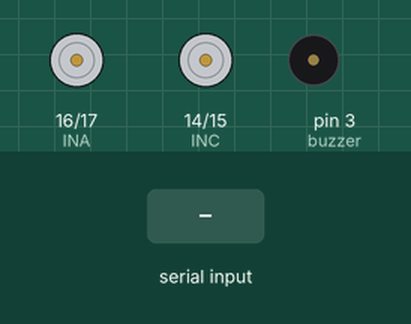
A program run on a simulated SparkFun Pro Micro, built with avr-gcc and run on an emulated ATmega32U4. Shown: motor-driver pin pairs drawn as motors (green arrow = first pin HIGH = forward, orange = second pin HIGH = backward, longer = more drive, scaled by the enable pin), buzzer (waves = sounding, pin HIGH). Inputs (shaded band) come from the test bench.

Above: at 1.2 s.
1.3 s: "1" received over Serial
At 2.5 s:
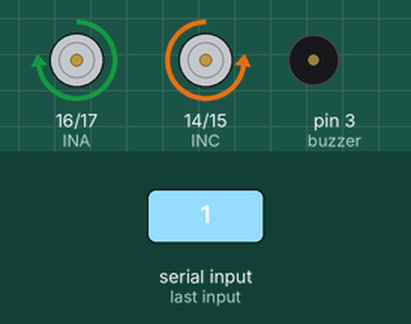
2.8 s: "2" received over Serial
At 3.6 s:
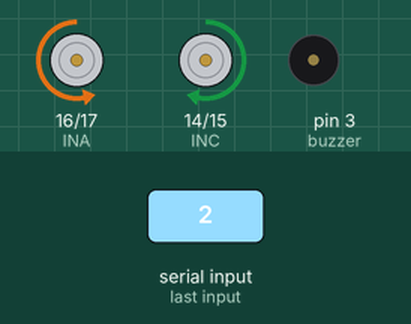
4.3 s: "3" received over Serial
At 4.8 s:
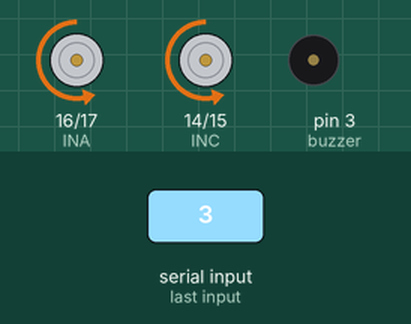
5.8 s: "4" received over Serial
At 7.1 s:
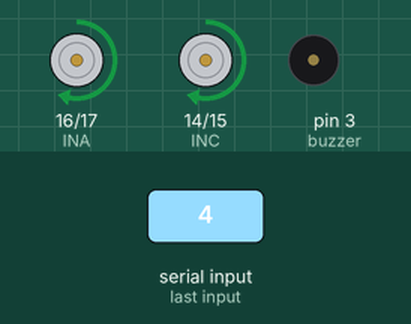
Timing chart, 0 to 8.3 s (numbered marks = the images above; inputs shaded):
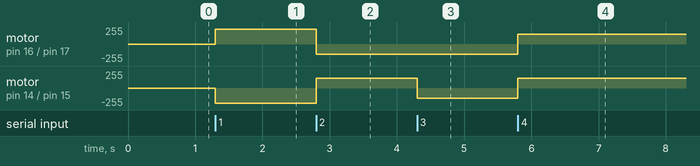

The program:

main.cpp
```cpp
// BluRover
// Version 1.0
// Author: Azmyin Md. Kamal
// Date: 02/08/2018
// Sketch automatically detects which com port to use
//
// This sketch will not be used as the sparkfun board is causing a lot of problems with various hardwares used

// Summary
// Board: Sparkfun Pro Micro 5V/16Mhz clone
// Equipment PARALLEX 4pin Sonar, HC05 bluetooth module, 5V active buzzer
// This HC05 is configured as
// Role - Slave, Baud Rate - 38400, Connection - Any master
// Passkey - 1234
// Bluetooth name: ROVER

// Connection Scheme
// Right motor (Bank B), OUTC, OUTD, INC-A0, IND-A1, ENB- ~9
// Left motor (Bank A), OUTA, OUTB, INA-A2, INB-A3, ENA- ~10
// Sonar Vcc-5v, GND-GND, Trigger-11, Echo-12, Library - NewPing
// Buzzer Vcc- ~3, GND-GND, Signal- Not required, doesnt work
// HC05 Module: RX-1, TX-0, GND-GND, Vcc-5V, En-5V

// Notes
// The sonar works best for flat surface.


#include <Arduino.h>

#define buzzer 3
#define INC 14
#define IND 15
#define ENB 9
#define INA 16
#define INB 17
#define ENA 10

int global_speed = 150; // Control PWM to motors
int forward_speed = 225; // Just a different speed for going forward fast
int state = 0; // Record value from remote

void pin_set(); // sets all required pins to their right states
void forward(); // All wheel C.W
void reverse(); // All wheel C.C.W
void turn_right(); // Right-C.w, Left-C.C.W
void turn_left(); // Right-C.C.w, Left-C.W
void stop(); // All wheel stop

void setup() {
Serial.begin(38400); // Must match configuration of slave HC05
pin_set();
}

void loop() {
  if(Serial.available() > 0){ // Checks whether data is comming from the serial port
      state = Serial.read(); // Reads the data from the serial port
   }
   if (state == '1')
    {
      forward();
    }
    else if (state == '2')
    {
      reverse();
    }
    else if (state == '3')
    {
      turn_right();
    }
    else if (state == '4')
    {
      turn_left();
    }
      else // Adding condition here throws error
      {
        stop();
      }
}// End of void loop()

void forward(){
  digitalWrite(INC, LOW); digitalWrite(IND, HIGH); analogWrite(ENB,forward_speed);
  digitalWrite(INA, HIGH); digitalWrite(INB, LOW); analogWrite(ENA,forward_speed);
}
void reverse(){
  digitalWrite(INC, HIGH); digitalWrite(IND, LOW); analogWrite(ENB,global_speed);
  digitalWrite(INA, LOW); digitalWrite(INB, HIGH); analogWrite(ENA,global_speed);
}
void turn_right() {
  digitalWrite(INC, LOW); digitalWrite(IND, HIGH); analogWrite(ENB,global_speed);
  digitalWrite(INA, LOW); digitalWrite(INB, HIGH); analogWrite(ENA,global_speed);
}
void turn_left(){
  digitalWrite(INC, HIGH); digitalWrite(IND, LOW); analogWrite(ENB,global_speed);
  digitalWrite(INA, HIGH); digitalWrite(INB, LOW); analogWrite(ENA,global_speed);
}
void stop(){
  digitalWrite(INC, LOW); digitalWrite(IND, LOW); analogWrite(ENB,0);
  digitalWrite(INA, LOW); digitalWrite(INB, LOW); analogWrite(ENA,0);
}

void pin_set() {
pinMode(buzzer, OUTPUT);
pinMode(INC, OUTPUT);
pinMode(IND, OUTPUT);
pinMode(ENB, OUTPUT);
pinMode(INA, OUTPUT);
pinMode(INB, OUTPUT);
pinMode(ENA, OUTPUT);

digitalWrite(buzzer, LOW);
digitalWrite(INC, LOW);
digitalWrite(IND, LOW);
digitalWrite(ENB, LOW);
digitalWrite(INA, LOW);
digitalWrite(INB, LOW);
digitalWrite(ENA, LOW);
}
```

Measured:
- after the input at 1.3 s, motor on pin 16 (INA) / pin 17 (INB): stopped → forward 225/255 at once; motor on pin 14 (INC) / pin 15 (IND): stopped → backward 225/255 at once
- after the input at 2.8 s, motor on pin 16 (INA) / pin 17 (INB): forward 225/255 → backward 150/255 at once; motor on pin 14 (INC) / pin 15 (IND): backward 225/255 → forward 150/255 at once
- after the input at 4.3 s, motor on pin 14 (INC) / pin 15 (IND): forward 150/255 → backward 150/255 at once
- after the input at 5.8 s, motor on pin 16 (INA) / pin 17 (INB), motor on pin 14 (INC) / pin 15 (IND): backward 150/255 → forward 150/255 at once
